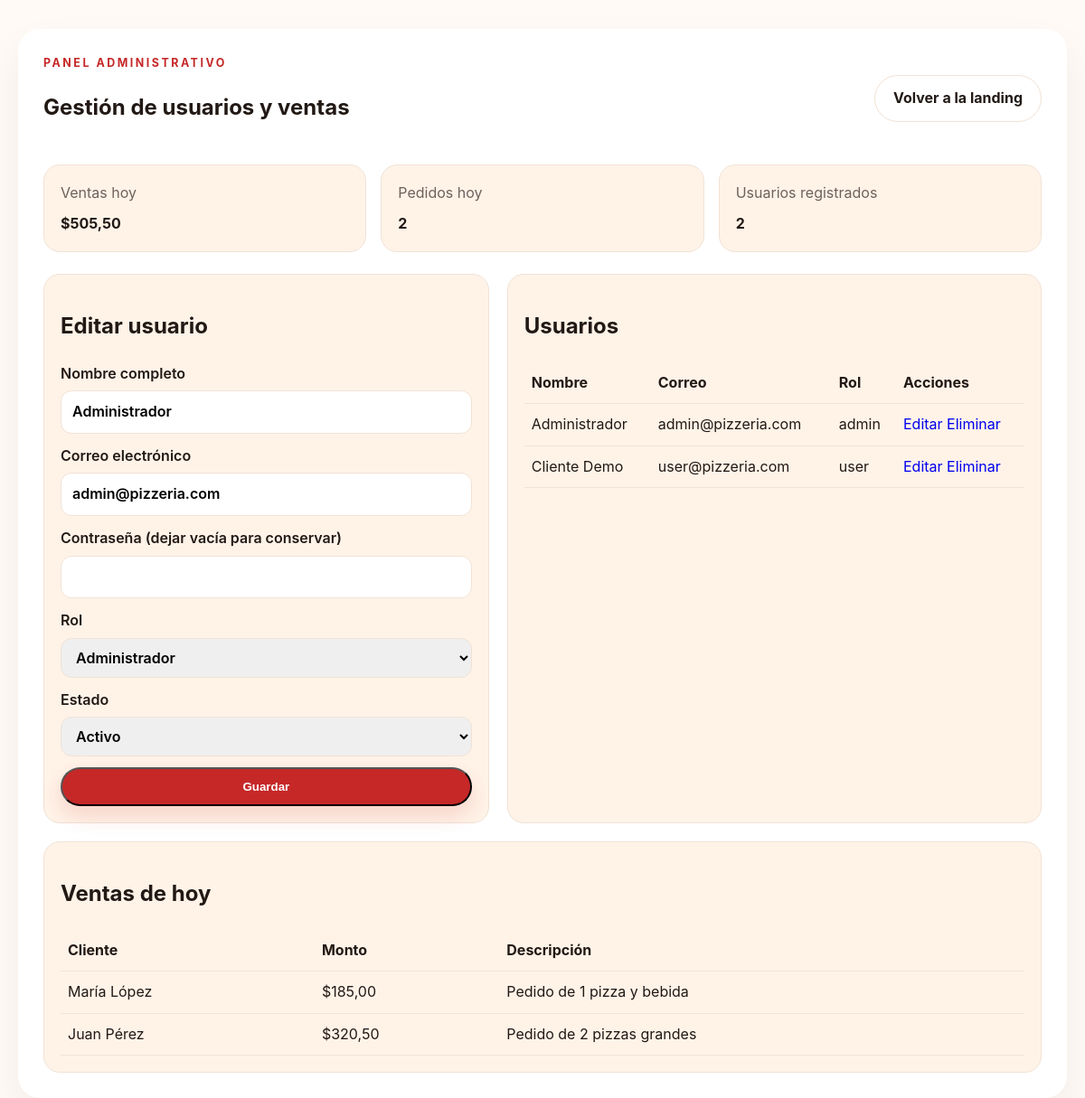
The app's page /dashboard.php?edit=1 (signed in) with its own data.
### tables this page shows
CREATE TABLE IF NOT EXISTS users (
  id INT AUTO_INCREMENT PRIMARY KEY,
  full_name VARCHAR(120) NOT NULL,
  email VARCHAR(150) NOT NULL UNIQUE,
  password_hash VARCHAR(255) NOT NULL,
  role ENUM('admin','user') NOT NULL DEFAULT 'user',
  status ENUM('active','inactive') NOT NULL DEFAULT 'active',
  created_at TIMESTAMP DEFAULT CURRENT_TIMESTAMP
);

CREATE TABLE IF NOT EXISTS sales (
  id INT AUTO_INCREMENT PRIMARY KEY,
  customer_name VARCHAR(120) NOT NULL,
  total_amount DECIMAL(10,2) NOT NULL DEFAULT 0.00,
  sale_date DATE NOT NULL,
  description VARCHAR(255) DEFAULT NULL,
  created_at TIMESTAMP DEFAULT CURRENT_TIMESTAMP
);

### dashboard.php (the view, shortened to what this page needs)
<?php
$pdo = getDb();
$editId = filter_input(INPUT_GET, 'edit', FILTER_VALIDATE_INT);
$usersStmt = $pdo->query('SELECT id, full_name, email, role, status, created_at FROM users ORDER BY created_at DESC');
$users = $usersStmt->fetchAll();
$today = date('Y-m-d');
$salesStmt = $pdo->prepare('SELECT id, customer_name, total_amount, sale_date, description FROM sales WHERE sale_date = ? ORDER BY id DESC');
$salesStmt->execute([$today]);
$dailySales = $salesStmt->fetchAll();
$dailyTotal = array_sum(array_column($dailySales, 'total_amount'));
$selectedUser = null;
if ($editId) {
    $selectedStmt = $pdo->prepare('SELECT id, full_name, email, role, status FROM users WHERE id = ?');
    $selectedStmt->execute([$editId]);
    $selectedUser = $selectedStmt->fetch();
}
?>
<!DOCTYPE html>
<html lang="es">
<head>
  <link rel="stylesheet" href="css/style.css">
</head>
<body>
  <main class="dashboard-shell">
    <section class="dashboard-card">
      <div class="dashboard-header">
        <div>
          <p class="eyebrow">Panel administrativo</p>
          <h1>Gestión de usuarios y ventas</h1>
        </div>
        <a class="btn btn-secondary" href="index.php">Volver a la landing</a>
      </div>
      <div class="stats-grid">
        <article class="stat-card">
          <span class="stat-label">Ventas hoy</span>
          <strong>$<?= number_format($dailyTotal, 2, ',', '.') ?></strong>
        </article>
        <article class="stat-card">
          <span class="stat-label">Pedidos hoy</span>
          <strong><?= count($dailySales) ?></strong>
        </article>
        <article class="stat-card">
          <span class="stat-label">Usuarios registrados</span>
          <strong><?= count($users) ?></strong>
        </article>
      </div>
      <div class="dashboard-grid">
        <section class="panel">
          <h2><?= $selectedUser ? 'Editar usuario' : 'Agregar nuevo usuario' ?></h2>
          <form action="dashboard.php" method="post" class="stacked-form">
            <label>
              Nombre completo
              <input type="text" name="full_name" value="<?= htmlspecialchars($selectedUser['full_name'] ?? '') ?>" required>
            </label>
            <label>
              Correo electrónico
              <input type="email" name="email" value="<?= htmlspecialchars($selectedUser['email'] ?? '') ?>" required>
            </label>
            <label>
              Contraseña <?= $selectedUser ? '(dejar vacía para conservar)' : '' ?>
              <input type="password" name="password">
            </label>
            <label>
              Rol
              <select name="role">
                <option value="admin" <?= (($selectedUser['role'] ?? 'user') === 'admin') ? 'selected' : '' ?>>Administrador</option>
              </select>
            </label>
            <label>
              Estado
              <select name="status">
                <option value="active" <?= (($selectedUser['status'] ?? 'active') === 'active') ? 'selected' : '' ?>>Activo</option>
              </select>
            </label>
            <button type="submit" class="btn btn-primary">Guardar</button>
          </form>
        </section>
        <section class="panel">
          <h2>Usuarios</h2>
          <div class="table-wrap">
            <table>
              <thead>
                <tr>
                  <th>Nombre</th>
                  <th>Correo</th>
                  <th>Rol</th>
                  <th>Acciones</th>
                </tr>
              </thead>
              <tbody>
                <?php foreach ($users as $item): ?>
                  <tr>
                    <td><?= htmlspecialchars($item['full_name']) ?></td>
                    <td><?= htmlspecialchars($item['email']) ?></td>
                    <td><?= htmlspecialchars($item['role']) ?></td>
                    <td>
                      <a href="dashboard.php?edit=<?= (int) $item['id'] ?>">Editar</a>
                      <a href="dashboard.php?delete=<?= (int) $item['id'] ?>" onclick="return confirm('¿Eliminar este usuario?')">Eliminar</a>
                    </td>
                  </tr>
                <?php endforeach; ?>
              </tbody>
            </table>
          </div>
        </section>
      </div>
      <section class="panel sales-panel">
        <h2>Ventas de hoy</h2>
        <?php if ($dailySales): ?>
          <div class="table-wrap">
            <table>
              <thead>
                <tr>
                  <th>Cliente</th>
                  <th>Monto</th>
                  <th>Descripción</th>
                </tr>
              </thead>
              <tbody>
                <?php foreach ($dailySales as $sale): ?>
                  <tr>
                    <td><?= htmlspecialchars($sale['customer_name']) ?></td>
                    <td>$<?= number_format((float) $sale['total_amount'], 2, ',', '.') ?></td>
                    <td><?= htmlspecialchars($sale['description']) ?></td>
                  </tr>
                <?php endforeach; ?>
              </tbody>
            </table>
          </div>
        <?php else: ?>
          <p>Aún no hay ventas registradas para hoy.</p>
        <?php endif; ?>
      </section>
    </section>
  </main>
</body>
</html>

### css/style.css (style rules this page uses)
:root { --bg: #fffaf5; --surface: #ffffff; --surface-soft: #fff3e8; --text: #221915; --muted: #6f615b; --primary: #c62828; --primary-dark: #9b1f1f; --accent: #f4b35b; --border: #f1e2d5; }
* { box-sizing: border-box; }
body { margin: 0; font-family: 'Inter', sans-serif; background: var(--bg); color: var(--text); line-height: 1.6; }
a { text-decoration: none; }
.eyebrow { margin: 0 0 8px; text-transform: uppercase; letter-spacing: 0.2em; font-size: 0.78rem; font-weight: 700; color: var(--primary); }
.btn { display: inline-block; padding: 12px 20px; border-radius: 999px; font-weight: 700; transition: transform 0.2s ease, box-shadow 0.2s ease; }
.btn-primary { background: var(--primary); color: white; box-shadow: 0 10px 25px rgba(198, 40, 40, 0.16); }
.btn-secondary { color: var(--text); border: 1px solid var(--border); background: white; }
.auth-form label, .stacked-form label { display: flex; flex-direction: column; gap: 6px; font-weight: 600; color: var(--text); }
.auth-form input, .stacked-form input, .stacked-form select { padding: 10px 12px; border: 1px solid var(--border); border-radius: 12px; font: inherit; }
.dashboard-shell { padding: 32px 20px 60px; background: var(--bg); }
.dashboard-card { max-width: 1280px; margin: 0 auto; background: var(--surface); padding: 28px; border-radius: 24px; box-shadow: 0 20px 45px rgba(0, 0, 0, 0.06); }
.dashboard-header { display: flex; justify-content: space-between; align-items: center; gap: 16px; margin-bottom: 24px; }
.stats-grid { display: grid; grid-template-columns: repeat(3, minmax(0, 1fr)); gap: 16px; margin-bottom: 24px; }
.stat-card, .panel { background: var(--surface-soft); border: 1px solid var(--border); border-radius: 18px; padding: 18px; }
.stat-label { display: block; color: var(--muted); margin-bottom: 8px; }
.dashboard-grid { display: grid; grid-template-columns: 1fr 1.2fr; gap: 20px; }
.stacked-form { display: flex; flex-direction: column; gap: 12px; }
.table-wrap { overflow-x: auto; }
table { width: 100%; border-collapse: collapse; }
th, td { padding: 10px 8px; border-bottom: 1px solid var(--border); text-align: left; }
.sales-panel { margin-top: 20px; }

### records on screen
users: full_name "Administrador", email "admin@pizzeria.com", role "Administrador", status "Activo", role "admin"
users: full_name "Cliente Demo", email "user@pizzeria.com", role "user"
sales: customer_name "María López", total_amount "185,00", description "Pedido de 1 pizza y bebida"
sales: customer_name "Juan Pérez", total_amount "320,50", description "Pedido de 2 pizzas grandes"

### other values on screen
$dailyTotal "505,50"
count($dailySales) "2"
count($users) "2"
